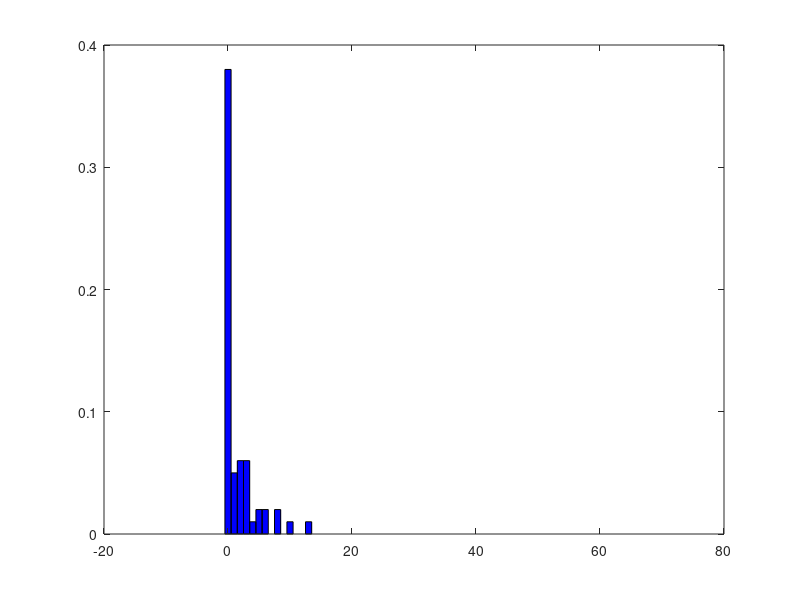

Write the MATLAB code that produced this figure.
pkg load statistics

NR = 100;
frecv = (repmat(0,1,64));

for i = 1:NR
  
  X = rand(1,6);
  r = [0,0,0,0,0,0];
  r(1) = binornd(1,0.8,1,1);
  
  
  P = 1;

  if r(1) == 0
     P = 0.9;
  else
     p = 0.6;
  end
  
  r(2) = binornd(1,P,1,1);
  
  if r(2) == 1 && r(1) == 1
    P = 0.6;
  end
 
  if r(2) == 1 && r(1) == 0
    P = 0.2;
  end
 
  if r(2) == 0 && r(1) == 1
    P = 0.9;
  end
 
  if r(2) == 0 && r(1) == 0
    P = 0.4;
  end
    
   r(3) = binornd(1,P,1,1);
   
   if r(3) == 1
     P = 0.3;
   else
     P = 0.5;
   end
   
   r(4) = binornd(1,P,1,1);
   
   if r(3) == 1
     P = 0.5;
   else
     P = 0.8;
   end
   
   r(5) = binornd(1,P,1,1);
   
   if r(5) == 1 && r(4) == 1
    P = 0.5;
   end
 
   if r(5) == 1 && r(4) == 0
    P = 0.3;
   end
 
   if r(5) == 0 && r(4) == 1
    P = 0.8;
   end
 
   if r(5) == 0 && r(4) == 0
    P = 0.5;
   end
 
   r(6) = binornd(1,P,1,1);
 
   disp(r);
 
   r = num2str(r);
   Dec = bin2dec(r);
   
   frecv(Dec) = frecv(Dec) + 1;
  
endfor

N = histc(frecv, 0:64);
bar(0:64, N/NR, "hist", "FaceColor", "b");

disp(frecv(23)/NR)

